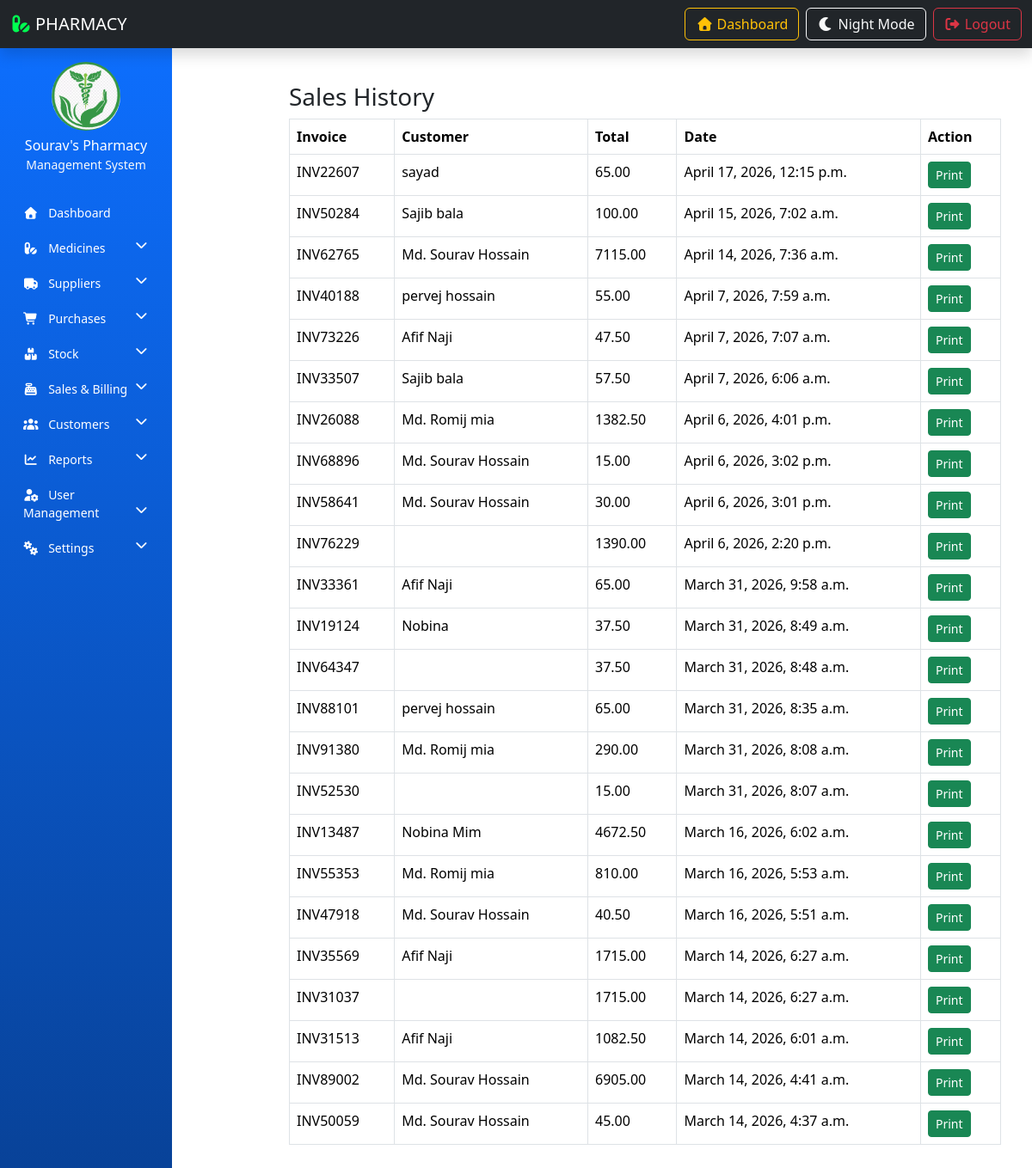
/sales-history/, run on an earlier commit of the app's database.
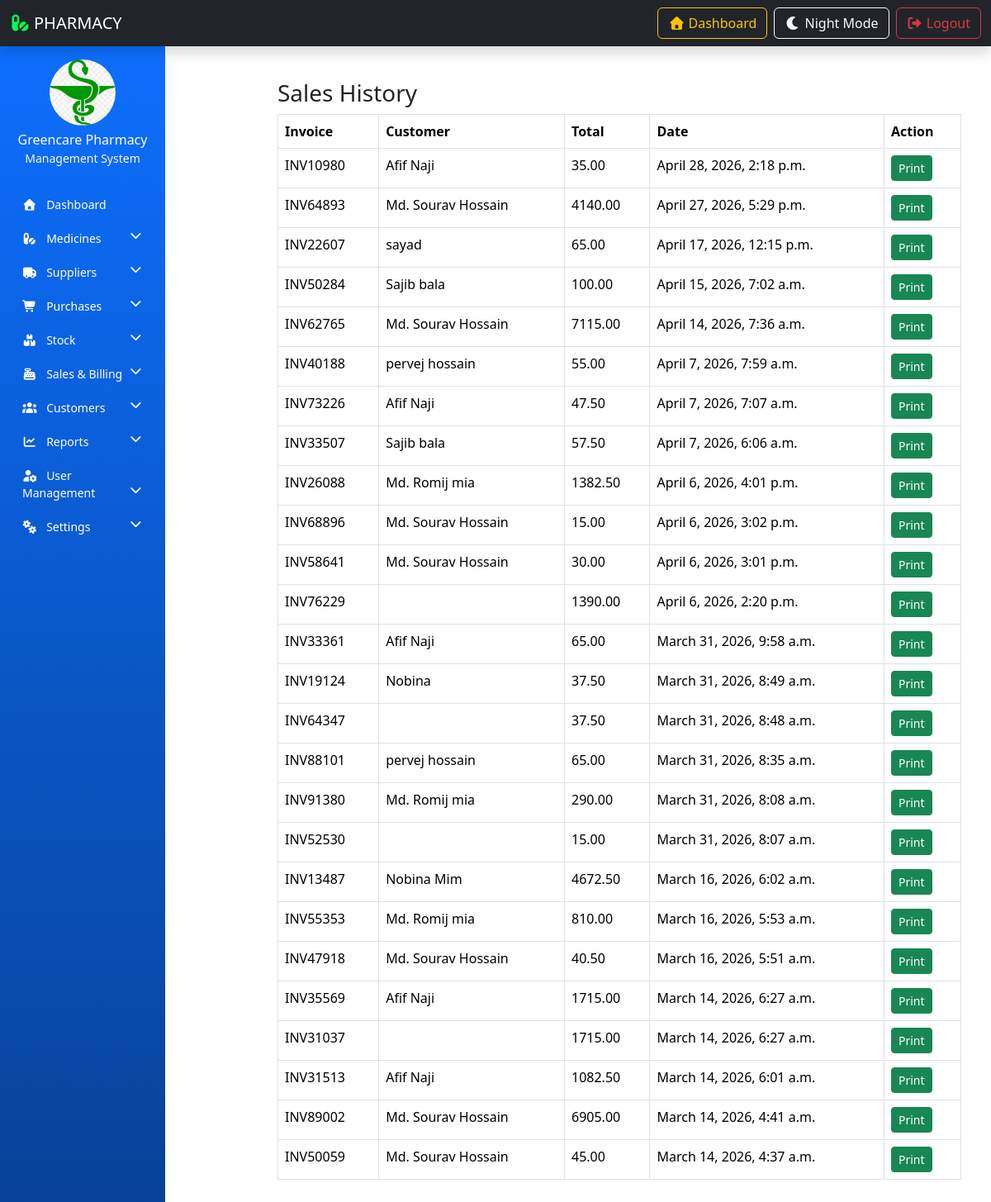
And on a later commit of the database.
### resultapp/models.py (models this page shows, shortened)
class PharmacySettings(models.Model):
    pharmacy_name = models.CharField(max_length=200)
    owner_name = models.CharField(max_length=200)
    phone = models.CharField(max_length=20)
    email = models.EmailField(blank=True, null=True)  # ✅ fixed
    address = models.TextField()
    tax_percentage = models.DecimalField(max_digits=5, decimal_places=2, default=0)
    discount_percentage = models.DecimalField(max_digits=5, decimal_places=2, default=0)
    currency = models.CharField(max_length=10, default='tk')
    logo = models.ImageField(upload_to='pharmacy_logo/', blank=True, null=True)

class Sale(models.Model):
    invoice_no = models.CharField(max_length=50, unique=True, blank=True)
    customer_name = models.CharField(max_length=200, blank=True, null=True)
    total_amount = models.DecimalField(max_digits=10, decimal_places=2, default=0)
    created_at = models.DateTimeField(auto_now_add=True)

### resultapp/views.py (the view)
# urls.py: path('sales-history/', sales_history, name='sales_history'),  # ❌ slash missing ছিল
def sales_history(request):
    sales = Sale.objects.all().order_by("-created_at")
    return render(request, "sales_history.html", {"sales": sales})

### resultapp/context_processors.py (called while the page is built)
def pharmacy_info(request):
    return {
        'pharmacy_info': PharmacySettings.objects.first()
    }

### resultapp/templates/sales_history.html
{% extends 'admin_base.html' %}
{% block content %}
<div class="container mt-4">
    <h3>Sales History</h3>
    <table class="table table-bordered">
        <tr>
            <th>Invoice</th>
            <th>Customer</th>
            <th>Total</th>
            <th>Date</th>
            <th>Action</th>
        </tr>
        {% for s in sales %}
        <tr>
            <td>{{ s.invoice_no }}</td>
            <td>{{ s.customer_name }}</td>
            <td>{{ s.total_amount }}</td>
            <td>{{ s.created_at }}</td>
            <td>
                <a href="{% url 'invoice_print' s.id %}" class="btn btn-success btn-sm">
                    Print
                </a>
            </td>
        </tr>
        {% endfor %}
    </table>
</div>
{% endblock %}

### resultapp/templates/sidebar.html (shortened to what this page needs)
{% load static %}
<nav class="col-md-3 col-lg-2 d-md-block sidebar collapse pt-3">
    <div class="text-center text-white mb-4">
        {% if pharmacy_info.logo %}
        <img src="{{ pharmacy_info.logo.url }}" class="img-fluid rounded-circle mb-2"
            style="width:80px; height:80px; object-fit:cover;">
        {% else %}
        <img src="{% static 'PMS-IMAGE/logo.png' %}" class="img-fluid rounded-circle mb-2"
            style="width:80px; height:80px;">
        {% endif %}
        <h6 class="mb-0">{{ pharmacy_info.pharmacy_name|default:"GreenCare Pharmacy" }}</h6>
        <small class="text-light">Management System</small>
    </div>
    <ul class="nav flex-column">
        <li class="nav-item">
            <a href="{% url 'admin-dashboard' %}" class="nav-link">
                <i class="fas fa-home me-2"></i> Dashboard
            </a>
        </li>
        <li class="nav-item">
            <a href="#medicineMenu" data-bs-toggle="collapse" class="nav-link">
                <i class="fas fa-pills me-2"></i> Medicines
                <i class="fas fa-chevron-down float-end"></i>
            </a>
        </li>
        <li class="nav-item">
            <a href="#supplierMenu" data-bs-toggle="collapse" class="nav-link">
                <i class="fas fa-truck me-2"></i> Suppliers
                <i class="fas fa-chevron-down float-end"></i>
            </a>
        </li>
        <li class="nav-item">
            <a href="#purchaseMenu" data-bs-toggle="collapse" class="nav-link">
                <i class="fas fa-shopping-cart me-2"></i> Purchases
                <i class="fas fa-chevron-down float-end"></i>
            </a>
        </li>
        <li class="nav-item">
            <a href="#stockMenu" data-bs-toggle="collapse" class="nav-link">
                <i class="fas fa-boxes me-2"></i> Stock
                <i class="fas fa-chevron-down float-end"></i>
            </a>
        </li>
        <li class="nav-item">
            <a href="#salesMenu" data-bs-toggle="collapse" class="nav-link">
                <i class="fas fa-cash-register me-2"></i> Sales & Billing
                <i class="fas fa-chevron-down float-end"></i>
            </a>
        </li>
        <li class="nav-item">
            <a href="#customerMenu" data-bs-toggle="collapse" class="nav-link">
                <i class="fas fa-users me-2"></i> Customers
                <i class="fas fa-chevron-down float-end"></i>
            </a>
        </li>
        <li class="nav-item">
            <a href="#reportMenu" data-bs-toggle="collapse" class="nav-link">
                <i class="fas fa-chart-line me-2"></i> Reports
                <i class="fas fa-chevron-down float-end"></i>
            </a>
        </li>
        <li class="nav-item">
            <a href="#userMenu" data-bs-toggle="collapse" class="nav-link">
                <i class="fas fa-user-cog me-2"></i> User Management
                <i class="fas fa-chevron-down float-end"></i>
            </a>
        </li>
        <li class="nav-item">
            <a href="#settingsMenu" data-bs-toggle="collapse" class="nav-link">
                <i class="fas fa-cogs me-2"></i> Settings
                <i class="fas fa-chevron-down float-end"></i>
            </a>
        </li>
    </ul>
</nav>

What changed in the data, as far as the page shows it:
changed PharmacySettings: logo: a different picture; pharmacy_name "Sourav's Pharmacy" → "Greencare Pharmacy"
added Sale: invoice_no "INV10980", customer_name "Afif Naji", total_amount "35.00", created_at "April 28, 2026, 2:18 p.m."
added Sale: invoice_no "INV64893", customer_name "Md. Sourav Hossain", total_amount "4140.00", created_at "April 27, 2026, 5:29 p.m."
